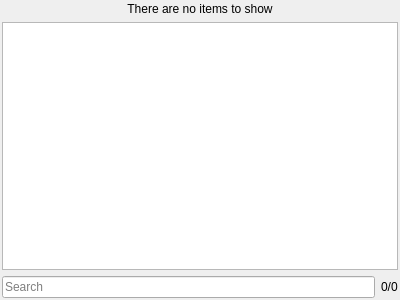
<?xml version="1.0" encoding="UTF-8"?>
<ui version="4.0">
 <class>CUiAnimViewNodesCtrl</class>
 <widget class="QWidget" name="CUiAnimViewNodesCtrl">
  <property name="geometry">
   <rect>
    <x>0</x>
    <y>0</y>
    <width>400</width>
    <height>300</height>
   </rect>
  </property>
  <property name="windowTitle">
   <string>Form</string>
  </property>
  <layout class="QGridLayout" name="gridLayout">
   <property name="leftMargin">
    <number>2</number>
   </property>
   <property name="topMargin">
    <number>2</number>
   </property>
   <property name="rightMargin">
    <number>2</number>
   </property>
   <property name="bottomMargin">
    <number>2</number>
   </property>
   <item row="2" column="0">
    <widget class="AzQtComponents::SearchLineEdit" name="searchField">
     <property name="focusPolicy">
      <enum>Qt::ClickFocus</enum>
     </property>
     <property name="placeholderText">
      <string>Search</string>
     </property>
     <property name="accessibleName">
      <string>Search</string>
     </property>
    </widget>
   </item>
   <item row="2" column="1">
    <widget class="QLabel" name="searchCount">
     <property name="text">
      <string>0/0</string>
     </property>
    </widget>
   </item>
   <item row="1" column="0" colspan="2">
    <widget class="CUiAnimViewNodesTreeWidget" name="treeWidget">
     <property name="dragEnabled">
      <bool>true</bool>
     </property>
     <property name="dragDropMode">
      <enum>QAbstractItemView::InternalMove</enum>
     </property>
     <property name="selectionMode">
      <enum>QAbstractItemView::ExtendedSelection</enum>
     </property>
     <attribute name="headerVisible">
      <bool>false</bool>
     </attribute>
     <column>
      <property name="text">
       <string notr="true">1</string>
      </property>
     </column>
    </widget>
   </item>
   <item row="0" column="0" colspan="2">
    <widget class="QLabel" name="noitems">
     <property name="sizePolicy">
      <sizepolicy hsizetype="Minimum" vsizetype="Preferred">
       <horstretch>0</horstretch>
       <verstretch>0</verstretch>
      </sizepolicy>
     </property>
     <property name="text">
      <string>There are no items to show</string>
     </property>
     <property name="alignment">
      <set>Qt::AlignCenter</set>
     </property>
     <property name="minimumSize">
      <size>
       <width>50</width>
       <height>0</height>
      </size>
     </property>
    </widget>
   </item>
  </layout>
 </widget>
 <customwidgets>
  <customwidget>
   <class>CUiAnimViewNodesTreeWidget</class>
   <extends>QTreeWidget</extends>
   <header>Animation/UiAnimViewNodes.h</header>
  </customwidget>
  <customwidget>
   <class>AzQtComponents::SearchLineEdit</class>
   <extends>QLineEdit</extends>
   <header location="global">AzQtComponents/Components/SearchLineEdit.h</header>
  </customwidget>
 </customwidgets>
 <resources/>
 <connections/>
</ui>
